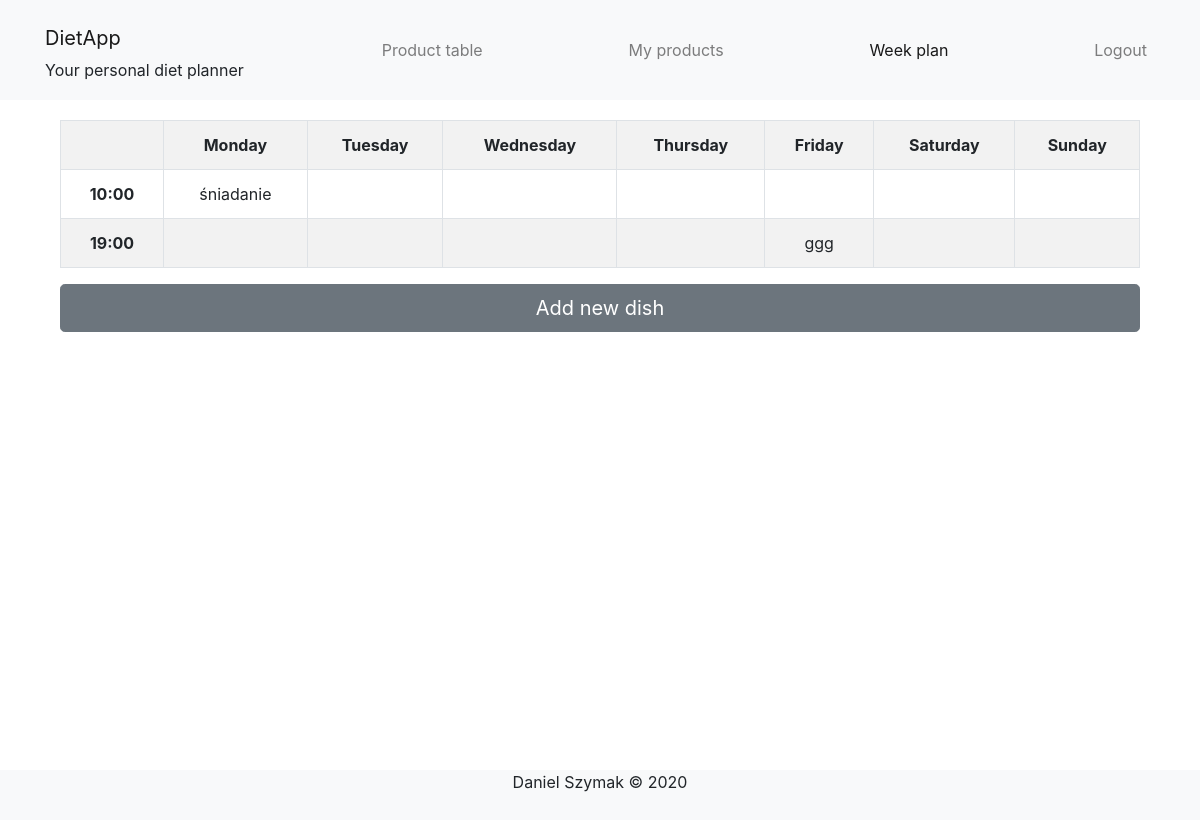
Screenshot of /user/week_plan/ (signed in) with the database file from the repository.
### user_site/models.py (models this page shows, shortened)
class Dish(models.Model):
    user = models.ForeignKey(User, on_delete=models.CASCADE)
    name = models.CharField(max_length=100, default='Dish')
    day = models.CharField(max_length=10, choices=DAYS)
    time = models.TimeField()
    class Meta:
        unique_together = [('day', 'time', 'user'), ('day', 'name', 'user')]

### user_site/views.py (the view)
# urls.py: path("week_plan/", views.week_plan, name='week_plan'),
@login_required
def week_plan(request):
    dish_data = Dish.objects.filter(user=request.user).order_by('time')
    dish_table = [["", "Monday", "Tuesday", "Wednesday", "Thursday", "Friday", "Saturday", "Sunday"]]
    for dish in dish_data:
        for i in range(len(dish_table[0])):
            if dish.day == dish_table[0][i].lower():
                dish_table.append([])
                for j in range(8):
                    if j == 0:
                        dish_table[-1].append(time(hour=dish.time.hour, minute=dish.time.minute).strftime("%H:%M"))
                    else:
                        dish_table[-1].append("")
                dish_table[-1][i] = dish
    if dish_table == [["", "Monday", "Tuesday", "Wednesday", "Thursday", "Friday", "Saturday", "Sunday"]]:
        dish_table = ''
    return render(request, 'user_site/week_plan.html', {'dish_table': dish_table})

### templates/user_site/week_plan.html (shortened to what this page needs)
{% extends "base.html" %}
{% block week_plan %}
    <ul class="nav navbar-nav navbar-right">
        <li class="nav-item"><a class="nav-link active" href="{% url 'week_plan' %}">Week plan</a></li>
    </ul>
{% endblock %}
{% block content %}
<div class="container">
    {% if dish_table %}
    <table class="table table-striped table-bordered">
        {% for row in dish_table %}
        <tr>
            {% for data in row %}
                {% if data.id %}
                <td class="td-hover" style="text-align: center"><a href="{% url 'dish_details' data.id %}" class="text-reset text-decoration-none">{{ data.name }}</a></td>
                {% else %}
                <th class="td-hover" style="text-align: center">{{ data }}</th>
                {% endif %}
            {% endfor %}
        </tr>
        {% endfor %}
    </table>
    {% else %}
    <p>You don't have any dishes yet!</p>
    {% endif %}
</div>
<div class="container">
    <a class="btn btn-secondary btn-lg btn-block" href="{% url 'new_dish' %}">Add new dish</a>
</div>
{% endblock %}

### rows the page displays
Dish: row "10:00", name "śniadanie"
Dish: row "19:00", name "ggg"

### other values shown
{{ data }} "Monday" "Tuesday" "Wednesday" "Thursday" "Friday" "Saturday" "Sunday"
